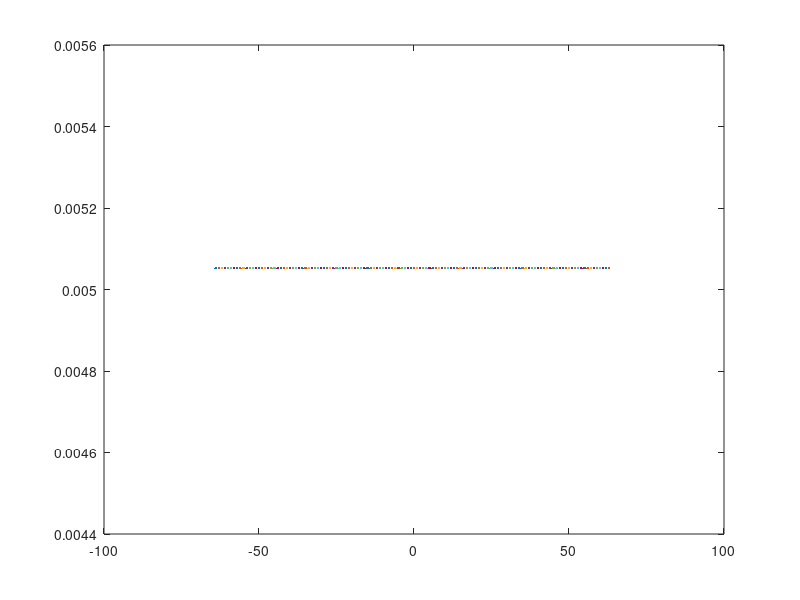

Source code (MATLAB):
m=128;
a=1;
for n=-m/2:1:m/2-1
    if n==0
        Dn(a)=0;
    else
   Dn=(i*((-1).^n))/(n*pi);
    end
    a=a+1;
end
n=-m/2:m/2-1;
plot(n,abs(Dn))